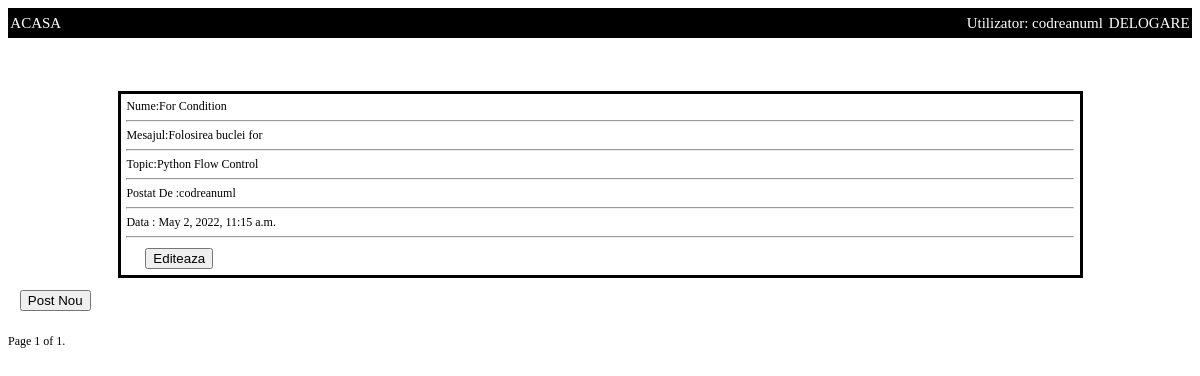
Page /tweet/topic/4 (signed in) on the committed database.
### TWEET/models.py (models this page shows, shortened)
class Posts(models.Model):
	nume=models.CharField(max_length=30)
	descriere=models.CharField(max_length=100)
	topic=models.ForeignKey(Topics, related_name='posts',on_delete=models.CASCADE,default=None)
	data_initiere=models.DateTimeField()
	aprecieri=models.IntegerField(default=0)
	utilizator=models.ForeignKey(User,related_name='User_Post',on_delete=models.CASCADE,default=None)

class Topics(models.Model):
	nume=models.CharField(max_length=30)
	descriere=models.CharField(max_length=100)
	board=models.ForeignKey(Board, related_name='topics',on_delete=models.CASCADE,default=None)
	data_initiere=models.DateTimeField()
	utilizator=models.ForeignKey(User,related_name='User_Topic',on_delete=models.CASCADE,default=None)
	def __str__(self):
		return self.nume

### TWEET/views.py (the view)
# urls.py: path('topic/<int:pk>',TWEET_VIEWS.topic,name='topic'),
@login_required
def topic(request,pk):
	topic_querry=Topics.objects.get(pk=pk)
	post_querry=Posts.objects.filter(topic=topic_querry)
	pag_object=Paginator(post_querry,5)
	page=request.GET.get('page')
	page_obj=pag_object.get_page(page)
	return render(request, 'topic.html',{'page_obj':page_obj,'topic':topic_querry})

### templates/topic.html (shortened to what this page needs)
{% extends 'template.html' %}
{% block content %}
<div class="main_page_posts" >
	<div class="nume">
	</div>
	{% for post in page_obj %}
	<div class="container-post">
		Nume:{{post.nume}}<hr/>
		Mesajul:{{post.descriere}}<hr/>
		Topic:{{post.topic}} <hr/>
		Postat De :{{post.utilizator}} <hr/>
		Data : {{post.data_initiere}} <hr/>
		<div class="btn_add">
			 <form action="{% url 'TWEET:post_edit' post.pk %}" method="get">
                <button type="submit">Editeaza</button>
             </form>
         </div>
	</div>
	{% endfor %}
				<div class="btn_add">
			 <form action="{% url 'TWEET:add_post' topic.pk %}" method="get">
                <button type="submit">Post Nou</button>
             </form>
         </div>
	<div class="pagination">
    	<span class="step-links">
        <span class="current">
            Page {{ page_obj.number }} of {{ page_obj.paginator.num_pages }}.
        </span>
    </span>
</div>
</div>
{% endblock %}

### templates/template.html (shortened to what this page needs)
{% load static %}
<!DOCTYPE html>
<html>
<head>
    <link href="{% static 'css/style.css' %}" rel="stylesheet" type="text/css">
</head>
<body>
<div class="navbar">
    <div class="left">
    <div class="button_1"><a href="{% url 'TWEET:home' %}" color="white" >ACASA </a> </div>
    </div>
    <div class="right">
    {% if user.is_authenticated %}
        <p class="nume">
        Utilizator: {{user.username}}
        </p>
        <div class="button_2"><a href="{% url 'ACCOUNTS:logout' %}" color="white" >DELOGARE</a> </div>
    {% else %}
        <div class="button_2"><a href="{% url 'ACCOUNTS:login' %}" color="white" >LOGARE</a> </div>
        <div class="button_3"><a href="{% url 'ACCOUNTS:signup' %}" color="white" >INREGISTRARE </a> </div>
    {% endif %}
    </div>
</div>
       {% block content %}
       {% endblock %}
</body>
</html>

### static/css/style.css (style rules this page uses)
.navbar { height: 30px; font-size: 10px; background-color: black; display: flex; align-items: center; justify-content: center; }
.navbar .left { width: 50%; display: flex; justify-content: left; align-items: center; }
.navbar .right { width: 50%; display: flex; justify-content: right; align-items: center; }
.navbar .button_1 { height: 90%; color: white; text-align: center; margin-left : 0.4%; }
.navbar .button_2 { height: 90%; color: white; text-align: center; margin-right : 0.4%; }
.nume { height: 90%; color: white; text-align: center; margin-right : 1%; }
@media screen and (min-width: 601px) { .navbar .button_1 { font-size: 15px; } }
@media screen and (min-width: 601px) { .navbar .button_2 { font-size: 15px; } }
@media screen and (min-width: 601px) { .main_page_posts .container-post { font-size: 1vw; } }
@media screen and (min-width: 601px) { .main_page_posts { font-size: 1vw; } }
@media screen and (min-width: 601px) { .nume { font-size: 15px; } }
.navbar a { color :white ; text-decoration: none; }
.pagination { padding: 2%; width: 100%; display: flex; justify-content: left; }
.btn_add { margin-left: 2%; margin-top: 1%; width: 100%; display: flex; justify-content: left; }
.main_page_posts { display : flex ; flex-direction: column; justify-content: center; align-items: center; }
.main_page_posts .container-post { justify-content: center; margin-top: 2%; width :80% ; border-style: solid; border-color : black; border-size: 0.5px; padding: 0.5%; }
.main_page_posts .nume { margin-top: 1%; }

### rows in the picture
Posts: nume "For Condition", descriere "Folosirea buclei for", topic "Python Flow Control", utilizator "codreanuml", data_initiere "May 2, 2022, 11:15 a.m."

### other values in the picture
{{ user.username }} "codreanuml"
{{ page_obj.number }} "1"
{{ page_obj.paginator.num_pages }} "1"
